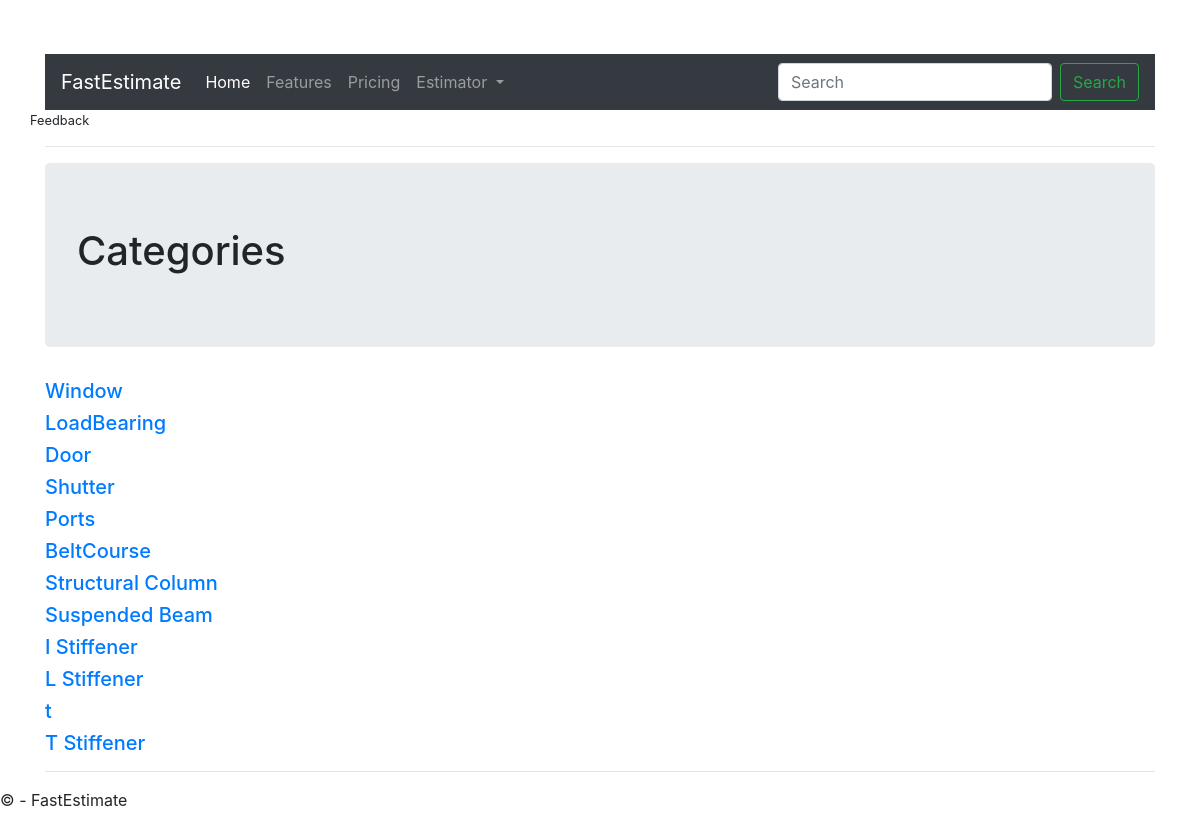
The page /categories on the database its author committed.
### main/index/models.py (models this page shows, shortened)
class Category(db.Model):
    id = db.Column(db.Integer, primary_key=True)
    name = db.Column(db.String(100))

### main/index/views.py (the view)
@index.route('/categories')
def categories():
    categories = Category.query.all()
    return render_template('categories.html', title='Categories', categories=categories)

### main/templates/categories.html
{% extends 'dashboard_layout.html' %}
{% block content %}
<div class="jumbotron">
    <h1>{{ title }}</h1>
</div>
<div class="top-pad">
{% for category in categories %}
<a href="{{ url_for('index.category', id=category.id) }}">
<h5>{{ category.name }}</h5>
</a>
{% endfor %}
</div>
{% endblock %}

### main/static/scripts/css/site.css (style rules this page uses)
body { padding-top: 50px; padding-bottom: 20px; }

### rows shown on the page
Category: name "Window"
Category: name "LoadBearing"
Category: name "Door"
Category: name "Shutter"
Category: name "Ports"
Category: name "BeltCourse"
Category: name "Structural Column"
Category: name "Suspended Beam"
Category: name "I Stiffener"
Category: name "L Stiffener"
Category: name "t"
Category: name "T Stiffener"

### other values the page prints
{{ title }} "Categories"
